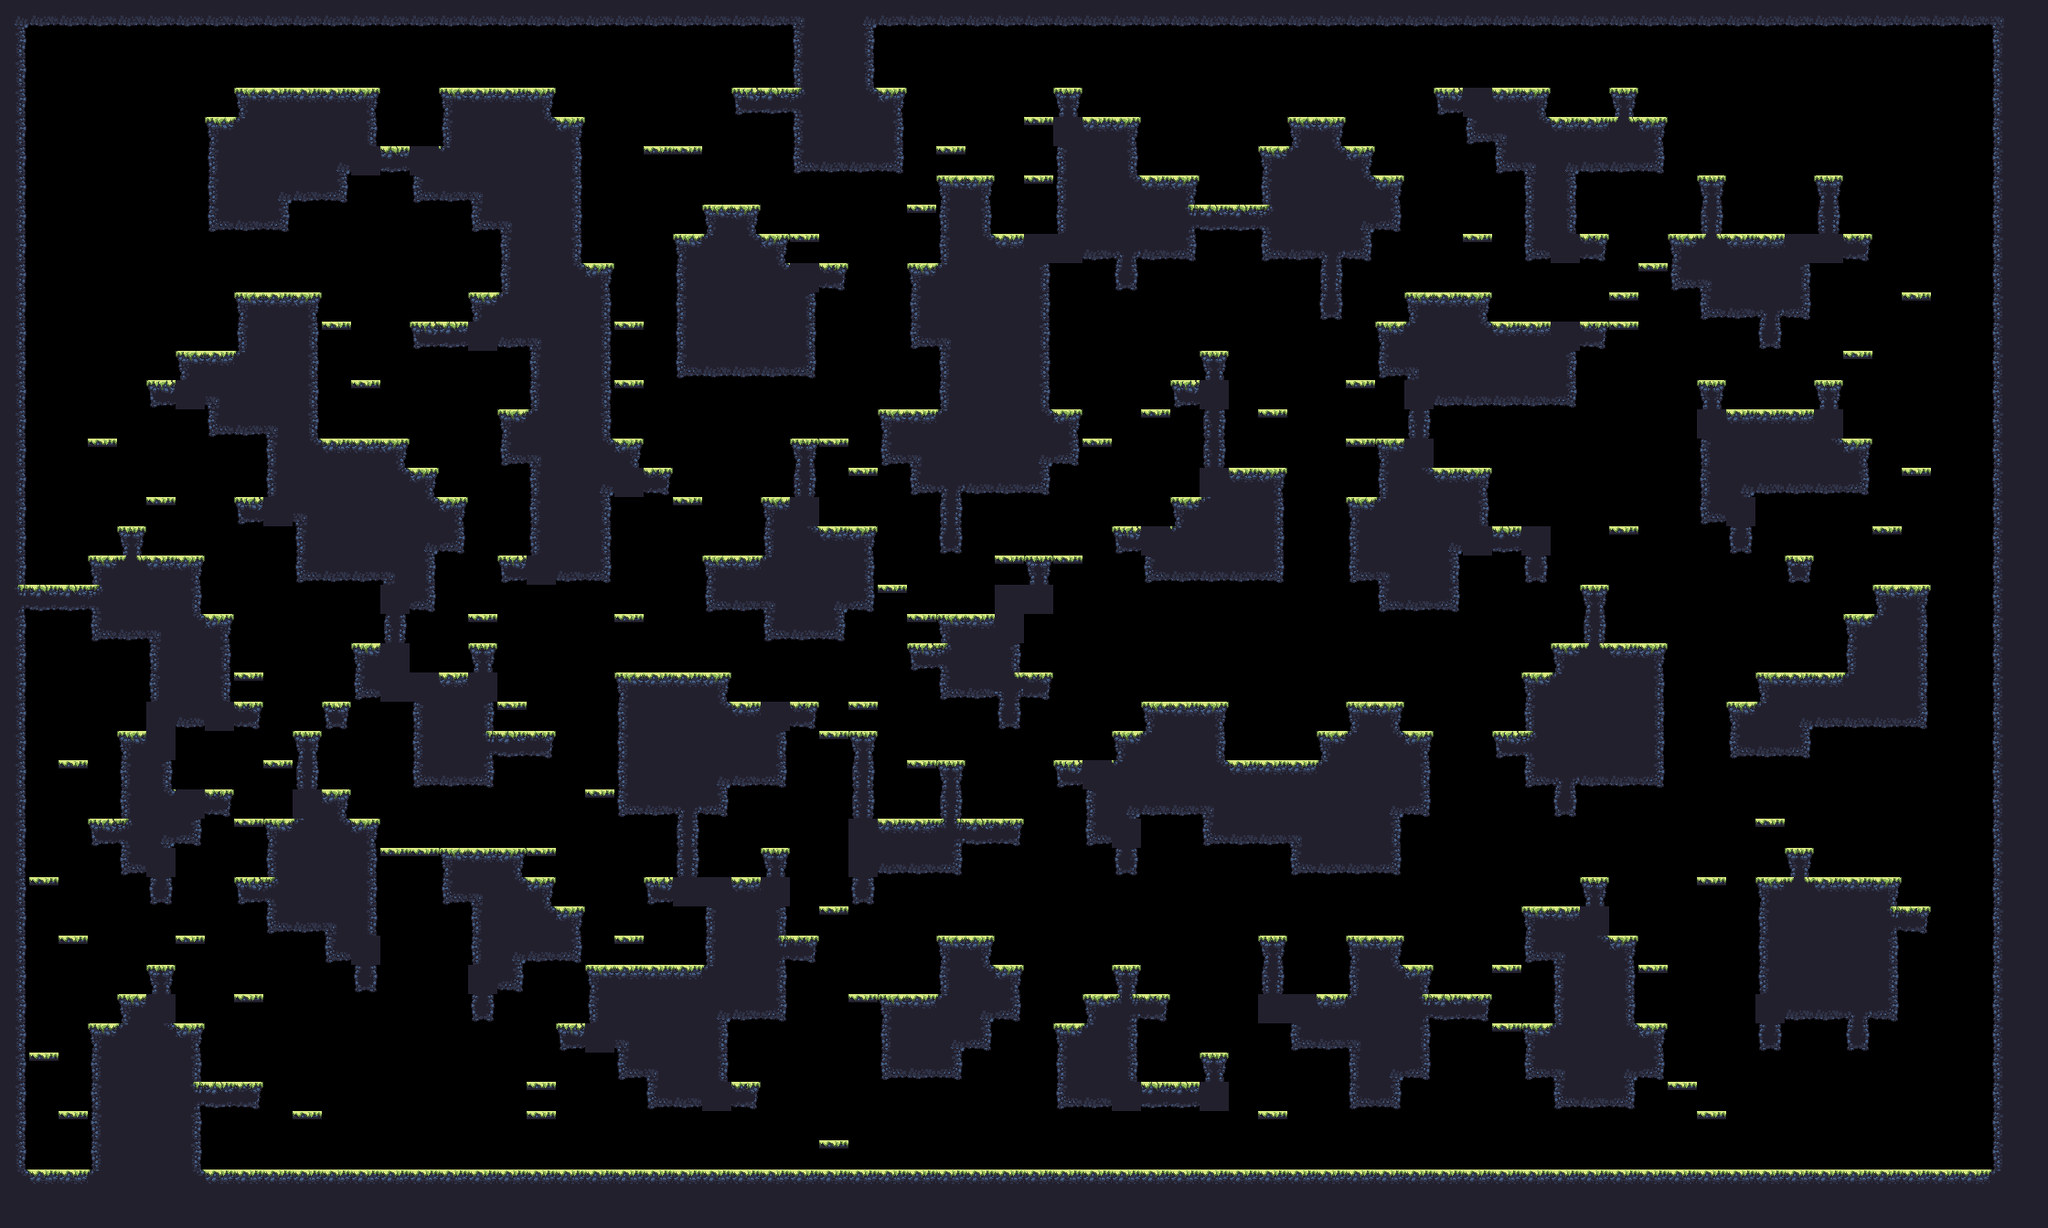

Below is a game level as drawn by its tile map, then a one-line description and the .tmx that defines it (tile-layer data replaced by summaries):
An orthogonal 70x42 tile map with 32x32 px tiles, 1 tile layer (main) and 17 objects (9x spawn, spawnPlayer0, spawnCrown0, spawnPlayer1, spawnCrown1, ...).

<map compressionlevel="0" height="42" infinite="0" nextlayerid="3" nextobjectid="4" orientation="orthogonal" renderorder="right-down" tiledversion="1.3.2" tileheight="32" tilewidth="32" version="1.2" width="70">
 <tileset firstgid="1" source="forest_summer_tile_set.tsx" />
 <layer height="42" id="1" name="main" width="70">
  <data>[2940 cells, 1310 non-empty, 27 distinct tile ids]</data>
 </layer>
 <objectgroup><object id="1" name="spawnPlayer0" x="224" y="80.0" /><object id="2" name="spawnCrown0" x="224" y="336.0" /><object id="3" name="spawnPlayer1" x="1888" y="144.0" /><object id="4" name="spawnCrown1" x="1984" y="144.0" /><object id="5" name="spawnPlayer2" x="320" y="1232.0" /><object id="6" name="spawnCrown2" x="320" y="1232.0" /><object id="7" name="spawnPlayer3" x="2112" y="1232.0" /><object id="8" name="spawnCrown3" x="2080" y="1232.0" /><object id="9" name="spawn" x="1568" y="1008.0" /><object id="10" name="spawn" x="1120" y="848.0" /><object id="11" name="spawn" x="320" y="1232.0" /><object id="12" name="spawn" x="1216" y="528.0" /><object id="13" name="spawn" x="1600" y="272.0" /><object id="14" name="spawn" x="1248" y="1008.0" /><object id="15" name="spawn" x="1984" y="1232.0" /><object id="16" name="spawn" x="1568" y="1232.0" /><object id="17" name="spawn" x="2144" y="1232.0" /></objectgroup></map>
